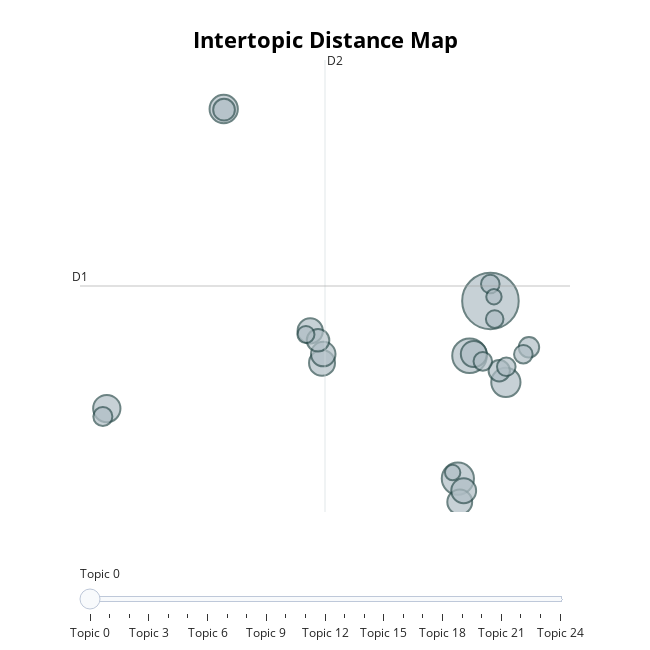

Notebook code for this chart:
### Code cell
model.visualize_topics()

### Figure 1 — Plotly figure (JSON) as saved in the notebook; plotly's stock layout.template omitted (floating-point values rounded to 4 significant figures)
{"data": [{"customdata": [[0, "writing | feedback | collaborative | automated | in", 176], [1, "call | research | sla | the | teacher", 66], [2, "mobile | learning | assisted | language | smartphones", 57], [3, "online | language | learning | of | informal", 47], [4, "game | games | digital | playing | gaming", 44], [5, "pronunciation | speech | training | recognition | instruction", 41], [6, "multimodal | videoconferencing | video | interactions | via", 37], [7, "telecollaboration | intercultural | telecollaborative | service | pre", 37], [8, "data | driven | collocation | dictionaries | collocations", 35], [9, "technology | teachers | technological | teaching | pedagogical", 34], [10, "technology | language | assisted | learning | computer", 34], [11, "comprehension | captions | listening | captioned | video", 33], [12, "vocabulary | gloss | glosses | effects | on", 28], [13, "virtual | reality | 3d | immersive | worlds", 26], [14, "virtual | exchange | professional | literacy | teachers", 25], [15, "flipped | classroom | flipping | classrooms | teaching", 23], [16, "oral | communication | mediated | computer | proficiency", 20], [17, "storytelling | digital | story | stories | creative", 19], [18, "intercultural | exchange | communicative | competence | exchanges", 19], [19, "blended | learning | inquiry | college | for", 19], [20, "social | media | networking | networks | language", 19], [21, "reading | strategies | comprehension | students | efl", 17], [22, "corpus | corpora | pedagogy | teacher | teachers", 16], [23, "mall | meta | oer | processing | the", 13], [24, "chat | task | text | l2 | interaction", 13]], "hovertemplate": "<b>Topic %{customdata[0]}</b><br>%{customdata[1]}<br>Size: %{customdata[2]}", "legendgroup": "", "marker": {"color": "#B0BEC5", "line": {"color": "DarkSlateGrey", "width": 2}, "size": [176, 66, 57, 47, 44, 41, 37, 37, 35, 34, 34, 33, 28, 26, 25, 23, 20, 19, 19, 19, 19, 17, 16, 13, 13], "sizemode": "area", "sizeref": 0.11, "symbol": "circle"}, "mode": "markers", "name": "", "orientation": "v", "showlegend": false, "type": "scatter", "x": [12.43, 11.32, 10.7, 13.24, -1.67, -7.848, 3.525, 11.55, 2.9, 10.8, 11.01, 3.59, 3.314, -1.653, 12.89, 14.46, -8.056, 12.42, 12.02, 14.16, 13.26, 12.65, 2.675, 10.43, 12.61], "xaxis": "x", "y": [3.488, 2.069, -1.111, 1.38, 8.456, 0.7021, 1.884, 2.112, 2.712, -1.719, -1.425, 2.112, 2.47, 8.438, 1.68, 2.286, 0.4942, 3.925, 1.923, 2.109, 1.783, 3.018, 2.621, -0.9543, 3.597], "yaxis": "y"}], "layout": {"annotations": [{"showarrow": false, "text": "D1", "x": -9.264, "y": 3.874, "yshift": 10}, {"showarrow": false, "text": "D2", "x": 3.683, "xshift": 10, "y": 9.725}], "height": 650, "hoverlabel": {"bgcolor": "white", "font": {"family": "Rockwell", "size": 16}}, "legend": {"itemsizing": "constant", "tracegroupgap": 0}, "margin": {"t": 60}, "shapes": [{"line": {"color": "#CFD8DC", "width": 2}, "type": "line", "x0": 3.683, "x1": 3.683, "y0": -1.976, "y1": 9.725}, {"line": {"color": "#9E9E9E", "width": 2}, "type": "line", "x0": -9.264, "x1": 16.63, "y0": 3.874, "y1": 3.874}], "sliders": [{"active": 0, "pad": {"t": 50}, "steps": [{"args": [{"marker.color": [["red", "#B0BEC5", "#B0BEC5", "#B0BEC5", "#B0BEC5", "#B0BEC5", "#B0BEC5", "#B0BEC5", "#B0BEC5", "#B0BEC5", "#B0BEC5", "#B0BEC5", "#B0BEC5", "#B0BEC5", "#B0BEC5", "#B0BEC5", "#B0BEC5", "#B0BEC5", "#B0BEC5", "#B0BEC5", "#B0BEC5", "#B0BEC5", "#B0BEC5", "#B0BEC5", "#B0BEC5"]]}], "label": "Topic 0", "method": "update"}, {"args": [{"marker.color": [["#B0BEC5", "red", "#B0BEC5", "#B0BEC5", "#B0BEC5", "#B0BEC5", "#B0BEC5", "#B0BEC5", "#B0BEC5", "#B0BEC5", "#B0BEC5", "#B0BEC5", "#B0BEC5", "#B0BEC5", "#B0BEC5", "#B0BEC5", "#B0BEC5", "#B0BEC5", "#B0BEC5", "#B0BEC5", "#B0BEC5", "#B0BEC5", "#B0BEC5", "#B0BEC5", "#B0BEC5"]]}], "label": "Topic 1", "method": "update"}, {"args": [{"marker.color": [["#B0BEC5", "#B0BEC5", "red", "#B0BEC5", "#B0BEC5", "#B0BEC5", "#B0BEC5", "#B0BEC5", "#B0BEC5", "#B0BEC5", "#B0BEC5", "#B0BEC5", "#B0BEC5", "#B0BEC5", "#B0BEC5", "#B0BEC5", "#B0BEC5", "#B0BEC5", "#B0BEC5", "#B0BEC5", "#B0BEC5", "#B0BEC5", "#B0BEC5", "#B0BEC5", "#B0BEC5"]]}], "label": "Topic 2", "method": "update"}, {"args": [{"marker.color": [["#B0BEC5", "#B0BEC5", "#B0BEC5", "red", "#B0BEC5", "#B0BEC5", "#B0BEC5", "#B0BEC5", "#B0BEC5", "#B0BEC5", "#B0BEC5", "#B0BEC5", "#B0BEC5", "#B0BEC5", "#B0BEC5", "#B0BEC5", "#B0BEC5", "#B0BEC5", "#B0BEC5", "#B0BEC5", "#B0BEC5", "#B0BEC5", "#B0BEC5", "#B0BEC5", "#B0BEC5"]]}], "label": "Topic 3", "method": "update"}, {"args": [{"marker.color": [["#B0BEC5", "#B0BEC5", "#B0BEC5", "#B0BEC5", "red", "#B0BEC5", "#B0BEC5", "#B0BEC5", "#B0BEC5", "#B0BEC5", "#B0BEC5", "#B0BEC5", "#B0BEC5", "#B0BEC5", "#B0BEC5", "#B0BEC5", "#B0BEC5", "#B0BEC5", "#B0BEC5", "#B0BEC5", "#B0BEC5", "#B0BEC5", "#B0BEC5", "#B0BEC5", "#B0BEC5"]]}], "label": "Topic 4", "method": "update"}, {"args": [{"marker.color": [["#B0BEC5", "#B0BEC5", "#B0BEC5", "#B0BEC5", "#B0BEC5", "red", "#B0BEC5", "#B0BEC5", "#B0BEC5", "#B0BEC5", "#B0BEC5", "#B0BEC5", "#B0BEC5", "#B0BEC5", "#B0BEC5", "#B0BEC5", "#B0BEC5", "#B0BEC5", "#B0BEC5", "#B0BEC5", "#B0BEC5", "#B0BEC5", "#B0BEC5", "#B0BEC5", "#B0BEC5"]]}], "label": "Topic 5", "method": "update"}, {"args": [{"marker.color": [["#B0BEC5", "#B0BEC5", "#B0BEC5", "#B0BEC5", "#B0BEC5", "#B0BEC5", "red", "#B0BEC5", "#B0BEC5", "#B0BEC5", "#B0BEC5", "#B0BEC5", "#B0BEC5", "#B0BEC5", "#B0BEC5", "#B0BEC5", "#B0BEC5", "#B0BEC5", "#B0BEC5", "#B0BEC5", "#B0BEC5", "#B0BEC5", "#B0BEC5", "#B0BEC5", "#B0BEC5"]]}], "label": "Topic 6", "method": "update"}, {"args": [{"marker.color": [["#B0BEC5", "#B0BEC5", "#B0BEC5", "#B0BEC5", "#B0BEC5", "#B0BEC5", "#B0BEC5", "red", "#B0BEC5", "#B0BEC5", "#B0BEC5", "#B0BEC5", "#B0BEC5", "#B0BEC5", "#B0BEC5", "#B0BEC5", "#B0BEC5", "#B0BEC5", "#B0BEC5", "#B0BEC5", "#B0BEC5", "#B0BEC5", "#B0BEC5", "#B0BEC5", "#B0BEC5"]]}], "label": "Topic 7", "method": "update"}, {"args": [{"marker.color": [["#B0BEC5", "#B0BEC5", "#B0BEC5", "#B0BEC5", "#B0BEC5", "#B0BEC5", "#B0BEC5", "#B0BEC5", "red", "#B0BEC5", "#B0BEC5", "#B0BEC5", "#B0BEC5", "#B0BEC5", "#B0BEC5", "#B0BEC5", "#B0BEC5", "#B0BEC5", "#B0BEC5", "#B0BEC5", "#B0BEC5", "#B0BEC5", "#B0BEC5", "#B0BEC5", "#B0BEC5"]]}], "label": "Topic 8", "method": "update"}, {"args": [{"marker.color": [["#B0BEC5", "#B0BEC5", "#B0BEC5", "#B0BEC5", "#B0BEC5", "#B0BEC5", "#B0BEC5", "#B0BEC5", "#B0BEC5", "red", "#B0BEC5", "#B0BEC5", "#B0BEC5", "#B0BEC5", "#B0BEC5", "#B0BEC5", "#B0BEC5", "#B0BEC5", "#B0BEC5", "#B0BEC5", "#B0BEC5", "#B0BEC5", "#B0BEC5", "#B0BEC5", "#B0BEC5"]]}], "label": "Topic 9", "method": "update"}, {"args": [{"marker.color": [["#B0BEC5", "#B0BEC5", "#B0BEC5", "#B0BEC5", "#B0BEC5", "#B0BEC5", "#B0BEC5", "#B0BEC5", "#B0BEC5", "#B0BEC5", "red", "#B0BEC5", "#B0BEC5", "#B0BEC5", "#B0BEC5", "#B0BEC5", "#B0BEC5", "#B0BEC5", "#B0BEC5", "#B0BEC5", "#B0BEC5", "#B0BEC5", "#B0BEC5", "#B0BEC5", "#B0BEC5"]]}], "label": "Topic 10", "method": "update"}, {"args": [{"marker.color": [["#B0BEC5", "#B0BEC5", "#B0BEC5", "#B0BEC5", "#B0BEC5", "#B0BEC5", "#B0BEC5", "#B0BEC5", "#B0BEC5", "#B0BEC5", "#B0BEC5", "red", "#B0BEC5", "#B0BEC5", "#B0BEC5", "#B0BEC5", "#B0BEC5", "#B0BEC5", "#B0BEC5", "#B0BEC5", "#B0BEC5", "#B0BEC5", "#B0BEC5", "#B0BEC5", "#B0BEC5"]]}], "label": "Topic 11", "method": "update"}, {"args": [{"marker.color": [["#B0BEC5", "#B0BEC5", "#B0BEC5", "#B0BEC5", "#B0BEC5", "#B0BEC5", "#B0BEC5", "#B0BEC5", "#B0BEC5", "#B0BEC5", "#B0BEC5", "#B0BEC5", "red", "#B0BEC5", "#B0BEC5", "#B0BEC5", "#B0BEC5", "#B0BEC5", "#B0BEC5", "#B0BEC5", "#B0BEC5", "#B0BEC5", "#B0BEC5", "#B0BEC5", "#B0BEC5"]]}], "label": "Topic 12", "method": "update"}, {"args": [{"marker.color": [["#B0BEC5", "#B0BEC5", "#B0BEC5", "#B0BEC5", "#B0BEC5", "#B0BEC5", "#B0BEC5", "#B0BEC5", "#B0BEC5", "#B0BEC5", "#B0BEC5", "#B0BEC5", "#B0BEC5", "red", "#B0BEC5", "#B0BEC5", "#B0BEC5", "#B0BEC5", "#B0BEC5", "#B0BEC5", "#B0BEC5", "#B0BEC5", "#B0BEC5", "#B0BEC5", "#B0BEC5"]]}], "label": "Topic 13", "method": "update"}, {"args": [{"marker.color": [["#B0BEC5", "#B0BEC5", "#B0BEC5", "#B0BEC5", "#B0BEC5", "#B0BEC5", "#B0BEC5", "#B0BEC5", "#B0BEC5", "#B0BEC5", "#B0BEC5", "#B0BEC5", "#B0BEC5", "#B0BEC5", "red", "#B0BEC5", "#B0BEC5", "#B0BEC5", "#B0BEC5", "#B0BEC5", "#B0BEC5", "#B0BEC5", "#B0BEC5", "#B0BEC5", "#B0BEC5"]]}], "label": "Topic 14", "method": "update"}, {"args": [{"marker.color": [["#B0BEC5", "#B0BEC5", "#B0BEC5", "#B0BEC5", "#B0BEC5", "#B0BEC5", "#B0BEC5", "#B0BEC5", "#B0BEC5", "#B0BEC5", "#B0BEC5", "#B0BEC5", "#B0BEC5", "#B0BEC5", "#B0BEC5", "red", "#B0BEC5", "#B0BEC5", "#B0BEC5", "#B0BEC5", "#B0BEC5", "#B0BEC5", "#B0BEC5", "#B0BEC5", "#B0BEC5"]]}], "label": "Topic 15", "method": "update"}, {"args": [{"marker.color": [["#B0BEC5", "#B0BEC5", "#B0BEC5", "#B0BEC5", "#B0BEC5", "#B0BEC5", "#B0BEC5", "#B0BEC5", "#B0BEC5", "#B0BEC5", "#B0BEC5", "#B0BEC5", "#B0BEC5", "#B0BEC5", "#B0BEC5", "#B0BEC5", "red", "#B0BEC5", "#B0BEC5", "#B0BEC5", "#B0BEC5", "#B0BEC5", "#B0BEC5", "#B0BEC5", "#B0BEC5"]]}], "label": "Topic 16", "method": "update"}, {"args": [{"marker.color": [["#B0BEC5", "#B0BEC5", "#B0BEC5", "#B0BEC5", "#B0BEC5", "#B0BEC5", "#B0BEC5", "#B0BEC5", "#B0BEC5", "#B0BEC5", "#B0BEC5", "#B0BEC5", "#B0BEC5", "#B0BEC5", "#B0BEC5", "#B0BEC5", "#B0BEC5", "red", "#B0BEC5", "#B0BEC5", "#B0BEC5", "#B0BEC5", "#B0BEC5", "#B0BEC5", "#B0BEC5"]]}], "label": "Topic 17", "method": "update"}, {"args": [{"marker.color": [["#B0BEC5", "#B0BEC5", "#B0BEC5", "#B0BEC5", "#B0BEC5", "#B0BEC5", "#B0BEC5", "#B0BEC5", "#B0BEC5", "#B0BEC5", "#B0BEC5", "#B0BEC5", "#B0BEC5", "#B0BEC5", "#B0BEC5", "#B0BEC5", "#B0BEC5", "#B0BEC5", "red", "#B0BEC5", "#B0BEC5", "#B0BEC5", "#B0BEC5", "#B0BEC5", "#B0BEC5"]]}], "label": "Topic 18", "method": "update"}, {"args": [{"marker.color": [["#B0BEC5", "#B0BEC5", "#B0BEC5", "#B0BEC5", "#B0BEC5", "#B0BEC5", "#B0BEC5", "#B0BEC5", "#B0BEC5", "#B0BEC5", "#B0BEC5", "#B0BEC5", "#B0BEC5", "#B0BEC5", "#B0BEC5", "#B0BEC5", "#B0BEC5", "#B0BEC5", "#B0BEC5", "red", "#B0BEC5", "#B0BEC5", "#B0BEC5", "#B0BEC5", "#B0BEC5"]]}], "label": "Topic 19", "method": "update"}, {"args": [{"marker.color": [["#B0BEC5", "#B0BEC5", "#B0BEC5", "#B0BEC5", "#B0BEC5", "#B0BEC5", "#B0BEC5", "#B0BEC5", "#B0BEC5", "#B0BEC5", "#B0BEC5", "#B0BEC5", "#B0BEC5", "#B0BEC5", "#B0BEC5", "#B0BEC5", "#B0BEC5", "#B0BEC5", "#B0BEC5", "#B0BEC5", "red", "#B0BEC5", "#B0BEC5", "#B0BEC5", "#B0BEC5"]]}], "label": "Topic 20", "method": "update"}, {"args": [{"marker.color": [["#B0BEC5", "#B0BEC5", "#B0BEC5", "#B0BEC5", "#B0BEC5", "#B0BEC5", "#B0BEC5", "#B0BEC5", "#B0BEC5", "#B0BEC5", "#B0BEC5", "#B0BEC5", "#B0BEC5", "#B0BEC5", "#B0BEC5", "#B0BEC5", "#B0BEC5", "#B0BEC5", "#B0BEC5", "#B0BEC5", "#B0BEC5", "red", "#B0BEC5", "#B0BEC5", "#B0BEC5"]]}], "label": "Topic 21", "method": "update"}, {"args": [{"marker.color": [["#B0BEC5", "#B0BEC5", "#B0BEC5", "#B0BEC5", "#B0BEC5", "#B0BEC5", "#B0BEC5", "#B0BEC5", "#B0BEC5", "#B0BEC5", "#B0BEC5", "#B0BEC5", "#B0BEC5", "#B0BEC5", "#B0BEC5", "#B0BEC5", "#B0BEC5", "#B0BEC5", "#B0BEC5", "#B0BEC5", "#B0BEC5", "#B0BEC5", "red", "#B0BEC5", "#B0BEC5"]]}], "label": "Topic 22", "method": "update"}, {"args": [{"marker.color": [["#B0BEC5", "#B0BEC5", "#B0BEC5", "#B0BEC5", "#B0BEC5", "#B0BEC5", "#B0BEC5", "#B0BEC5", "#B0BEC5", "#B0BEC5", "#B0BEC5", "#B0BEC5", "#B0BEC5", "#B0BEC5", "#B0BEC5", "#B0BEC5", "#B0BEC5", "#B0BEC5", "#B0BEC5", "#B0BEC5", "#B0BEC5", "#B0BEC5", "#B0BEC5", "red", "#B0BEC5"]]}], "label": "Topic 23", "method": "update"}, {"args": [{"marker.color": [["#B0BEC5", "#B0BEC5", "#B0BEC5", "#B0BEC5", "#B0BEC5", "#B0BEC5", "#B0BEC5", "#B0BEC5", "#B0BEC5", "#B0BEC5", "#B0BEC5", "#B0BEC5", "#B0BEC5", "#B0BEC5", "#B0BEC5", "#B0BEC5", "#B0BEC5", "#B0BEC5", "#B0BEC5", "#B0BEC5", "#B0BEC5", "#B0BEC5", "#B0BEC5", "#B0BEC5", "red"]]}], "label": "Topic 24", "method": "update"}]}], "title": {"font": {"color": "Black", "size": 22}, "text": "<b>Intertopic Distance Map</b>", "x": 0.5, "xanchor": "center", "y": 0.95, "yanchor": "top"}, "width": 650, "xaxis": {"anchor": "y", "domain": [0, 1], "range": [-9.264, 16.63], "title": {"text": ""}, "visible": false}, "yaxis": {"anchor": "x", "domain": [0, 1], "range": [-1.976, 9.725], "title": {"text": ""}, "visible": false}}}
